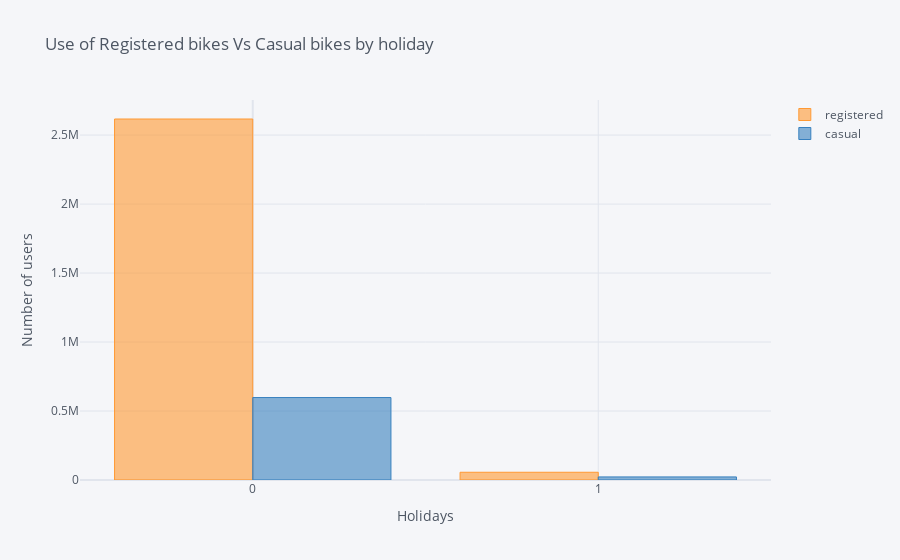

Notebook source saved alongside this figure:
### Code cell
byHoliday[['registered','casual']].iplot(kind='bar',
                            title='Use of Registered bikes Vs Casual bikes by holiday',         
                            xTitle='Holidays',
                            yTitle='Number of users')

### Figure 1 — Plotly figure (JSON) as saved in the notebook; plotly's stock layout.template omitted (floating-point values rounded to 4 significant figures)
{"data": [{"marker": {"color": "rgba(255, 153, 51, 0.6)", "line": {"color": "rgba(255, 153, 51, 1.0)", "width": 1}}, "name": "registered", "orientation": "v", "text": "", "type": "bar", "x": [0, 1], "y": [2616586, 56076]}, {"marker": {"color": "rgba(55, 128, 191, 0.6)", "line": {"color": "rgba(55, 128, 191, 1.0)", "width": 1}}, "name": "casual", "orientation": "v", "text": "", "type": "bar", "x": [0, 1], "y": [597658, 22359]}], "layout": {"legend": {"bgcolor": "#F5F6F9", "font": {"color": "#4D5663"}}, "paper_bgcolor": "#F5F6F9", "plot_bgcolor": "#F5F6F9", "title": {"font": {"color": "#4D5663"}, "text": "Use of Registered bikes Vs Casual bikes by holiday"}, "xaxis": {"gridcolor": "#E1E5ED", "showgrid": true, "tickfont": {"color": "#4D5663"}, "title": {"font": {"color": "#4D5663"}, "text": "Holidays"}, "zerolinecolor": "#E1E5ED"}, "yaxis": {"gridcolor": "#E1E5ED", "showgrid": true, "tickfont": {"color": "#4D5663"}, "title": {"font": {"color": "#4D5663"}, "text": "Number of users"}, "zerolinecolor": "#E1E5ED"}}}
